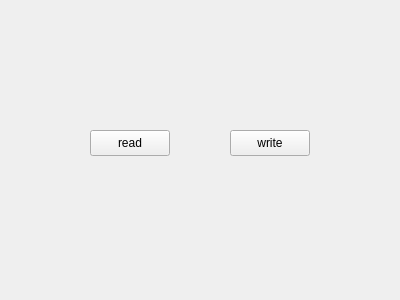
<?xml version="1.0" encoding="UTF-8"?>
<ui version="4.0">
 <class>Widget</class>
 <widget class="QWidget" name="Widget">
  <property name="geometry">
   <rect>
    <x>0</x>
    <y>0</y>
    <width>400</width>
    <height>300</height>
   </rect>
  </property>
  <property name="windowTitle">
   <string>Widget</string>
  </property>
  <widget class="QPushButton" name="read">
   <property name="geometry">
    <rect>
     <x>90</x>
     <y>130</y>
     <width>80</width>
     <height>26</height>
    </rect>
   </property>
   <property name="text">
    <string>read</string>
   </property>
  </widget>
  <widget class="QPushButton" name="write">
   <property name="geometry">
    <rect>
     <x>230</x>
     <y>130</y>
     <width>80</width>
     <height>26</height>
    </rect>
   </property>
   <property name="text">
    <string>write</string>
   </property>
  </widget>
 </widget>
 <layoutdefault spacing="6" margin="11"/>
 <resources/>
 <connections/>
</ui>
